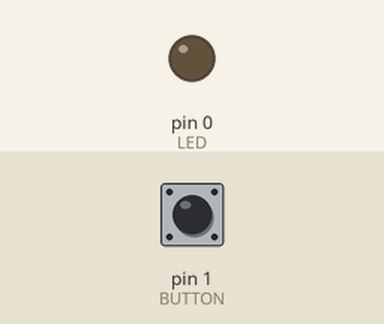
Recording of a sketch running on a simulated Arduino Uno, built with avr-gcc and run on an emulated ATmega328P. Shown: output pins drawn as LEDs (lit = HIGH). The inputs (shaded band) are chosen by the test bench; at power-on: pin 1 (BUTTON) HIGH.

Above: at 1.2 s.
1.3 s: pin 1 (BUTTON) pulled LOW for 0.15 s
At 1.37 s:
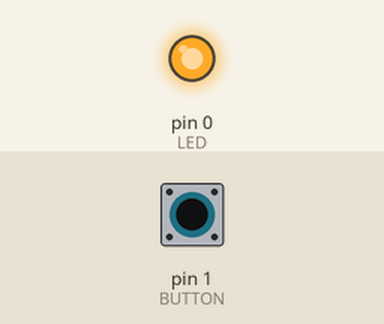
2.9 s: pin 1 (BUTTON) pulled LOW for 3.2 s
At 7.1 s:
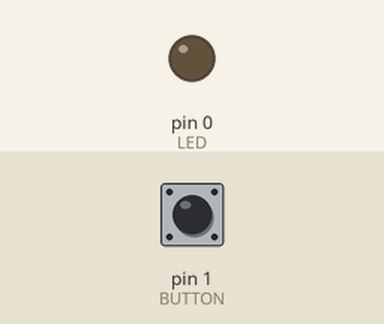
Timing chart, 0 to 8.6 s (numbered marks = the images above; inputs shaded):
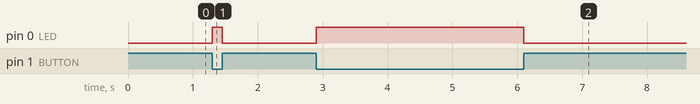

Measured:
- after the input at 1.3 s, pin 0 (LED): LOW → HIGH at once, → LOW 0.15 s later
- after the input at 2.9 s, pin 0 (LED): LOW → HIGH at once, → LOW 3.2 s later

The sketch:

task-02.ino
```cpp
#define LED 0
#define BUTTON 1

void setup() {
    pinMode(LED, OUTPUT);
    pinMode(BUTTON, INPUT_PULLUP);
}

void loop() { digitalWrite(LED, !digitalRead(BUTTON)); }
```
